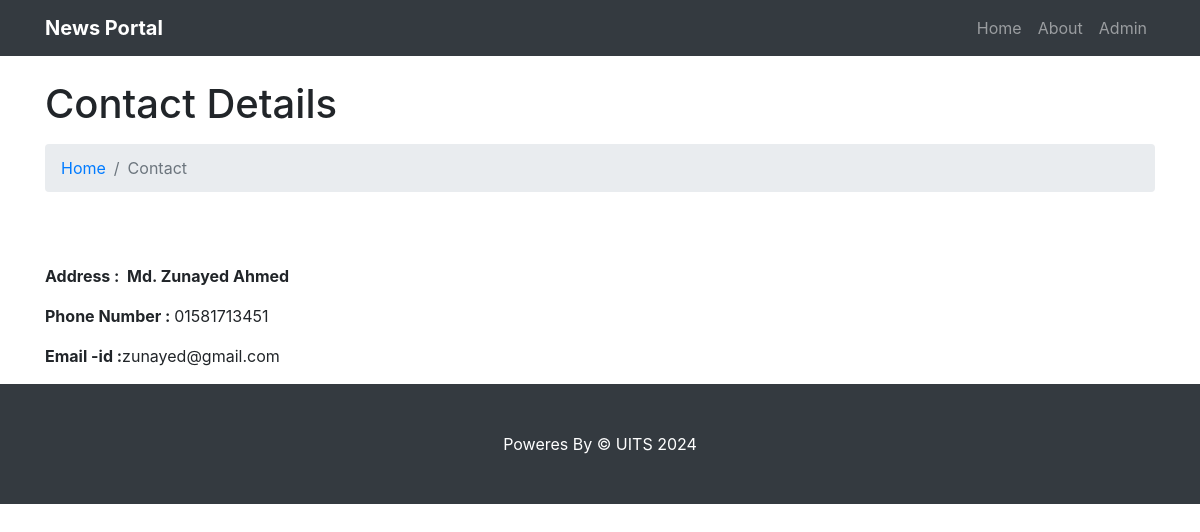
The page /contact-us.php on the database its author committed.
### tables this page shows
CREATE TABLE `tblpages` (
  `id` int(11) NOT NULL,
  `PageName` varchar(200) DEFAULT NULL,
  `PageTitle` mediumtext DEFAULT NULL,
  `Description` longtext DEFAULT NULL,
  `PostingDate` timestamp NULL DEFAULT current_timestamp(),
  `UpdationDate` timestamp NULL DEFAULT NULL ON UPDATE current_timestamp()
);

### contact-us.php (the view, shortened to what this page needs)
<?php
include('includes/config.php');
?>
<!DOCTYPE html>
<html lang="en">
  <head>
    <link href="vendor/bootstrap/css/bootstrap.min.css" rel="stylesheet">
    <link href="css/modern-business.css" rel="stylesheet">
  </head>
  <body>
    <?php include('includes/header.php');?>
    <div class="container">
<?php
$pagetype='contactus';
$query=mysqli_query($con,"select PageTitle,Description from tblpages where PageName='$pagetype'");
while($row=mysqli_fetch_array($query))
{
?>
      <h1 class="mt-4 mb-3"><?php echo htmlentities($row['PageTitle'])?>
      </h1>
      <ol class="breadcrumb">
        <li class="breadcrumb-item">
          <a href="index.php">Home</a>
        </li>
        <li class="breadcrumb-item active">Contact</li>
      </ol>
      <div class="row">
        <div class="col-lg-12">
          <p><?php echo $row['Description'];?></p>
        </div>
      </div>
<?php } ?>
    </div>
 <?php include('includes/footer.php');?>
  </body>
</html>

### css/modern-business.css (style rules this page uses)
body { padding-top: 54px; }
@media (min-width: 992px) { body { padding-top: 56px; } }

### rows shown on the page
tblpages: PageTitle "Contact Details", Description "Address : Md. Zunayed Ahmed Phone Number : 01581713451 Email -id : zunayed@gmail.com"
